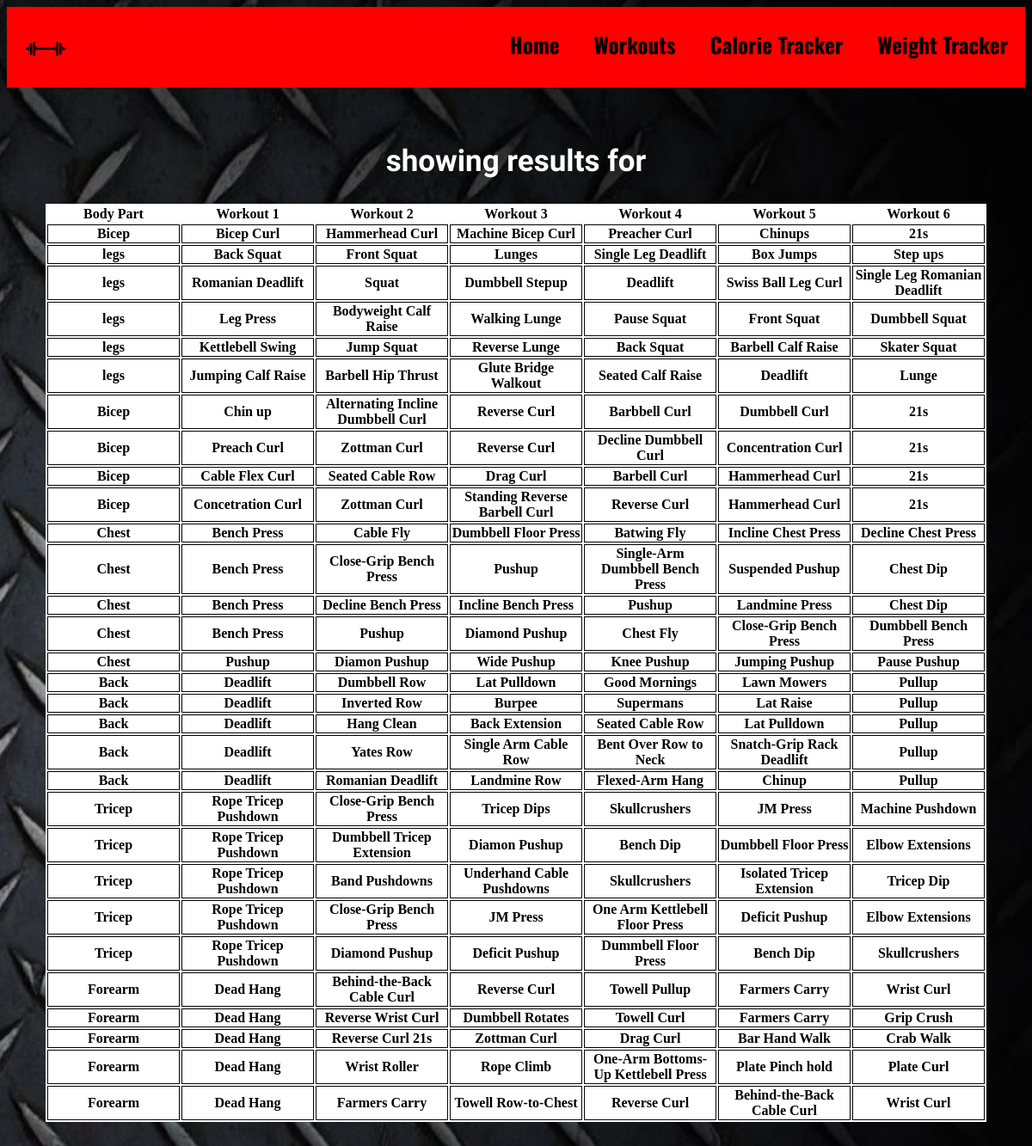
Page /FinalProject/src/php/Search.php on the committed database.
### tables this page shows
CREATE TABLE `premadeworkouts` (
  `id` int(10) UNSIGNED NOT NULL,
  `Bodypart` varchar(50) NOT NULL,
  `workout1` varchar(50) NOT NULL,
  `workout2` varchar(50) NOT NULL,
  `workout3` varchar(50) NOT NULL,
  `workout4` varchar(50) NOT NULL,
  `workout5` varchar(50) NOT NULL,
  `workout6` varchar(50) NOT NULL
);

### FinalProject/src/php/Search.php (the view, shortened to what this page needs)
<?php
include_once 'header.php';
?>
<html>
	<head>
        <link rel="stylesheet" href="../style/Workouts.css"/>
    </head>
<body class="back-image">
	<br><br>
	<table>
	<?php
$search = $_POST['bodypart'];
$servername = "localhost";
$username = "root";
$password = "";
$dbname = "test2";
$conn = new mysqli($servername, $username, $password, $dbname);
	$sql = "SELECT * FROM premadeworkouts WHERE Bodypart LIKE '%$search%'";
	$result = $conn->query($sql);
	echo "<h2 style='text-align:center;'>showing results for $search</h2>";
	echo "<tr><th>Body Part</th><th>Workout 1</th><th>Workout 2</th><th>Workout 3</th><th>Workout 4</th><th>Workout 5</th><th>Workout 6</th></tr>";
	if ($result->num_rows > 0) {
		while ($row = $result->fetch_assoc() ) {
			echo "<tr>";
			echo "<th style='width: 150px; border: 1px solid black;'>";
			echo $row["Bodypart"];
			echo "</th>";
			echo "<th style='width: 150px; border: 1px solid black;'>";
			echo $row["workout1"];
			echo "</th>";
			echo "<th style='width: 150px; border: 1px solid black;'>";
			echo $row["workout2"];
			echo "</th>";
			echo "<th style='width: 150px; border: 1px solid black;'>";
			echo $row["workout3"];
			echo "</th>";
			echo "<th style='width: 150px; border: 1px solid black;'>";
			echo $row["workout4"];
			echo "</th>";
			echo "<th style='width: 150px; border: 1px solid black;'>";
			echo $row["workout5"];
			echo "</th>";
			echo "<th style='width: 150px; border: 1px solid black;'>";
			echo $row["workout6"];
			echo "</th>";
			echo "</tr>";
		}
	} else {
		echo "<h1>0 Results</h1>";
	}
?>
	</table>
	<br><br><br><br><br><br><br><br><br><br><br><br><br><br><br><br><br><br><br><br><br><br><br><br>
	</body>
</html>

### FinalProject/src/php/header.php (shortened to what this page needs)
<!DOCTYPE html>
<html lang ="en">
<head>
<link rel="stylesheet" href="../style/indexstyle.css"/>
</head>
<nav>
	<ul>
		<li style ="float:left; padding: 20px 20px;"><a href="index.php"> <img src="../images/Logo.png" alt="as_logo" style= "width:50px"></a></li>
		<li><a href="WeightTracker.php" class ="nav-bar">Weight Tracker</a></li>
		<li><a href="CalorieTracker.php" class ="nav-bar">Calorie Tracker </a></li>
		<li><a href="Workouts.php" class ="nav-bar">Workouts</a></li>
		<li><a href="index.php" class ="nav-bar"> Home</a></li>
	</ul>
</nav>
<body>
</body>
</html>

### FinalProject/src/style/indexstyle.css (style rules this page uses)
.back-image { background-image: url("../images/background.jpg"); background-position: right; background-repeat: no-repeat; background-size: cover; position: relative; display: block; }
nav ul { list-style-type: none; margin: 0; padding: 0; overflow: hidden; background-color: red; text-decoration: none }
nav li { float: right; text-decoration: none }
.nav-bar { display: block; color: #000; padding: 25px 20px; text-decoration: none; font-family: 'Oswald', sans-serif; color: black; font-size: 25px; font-weight: bold; text-decoration: none }
h2 { font-size: 30px; font-weight: bold; text-align: center; color: white; }

### FinalProject/src/style/Workouts.css (style rules this page uses)
.back-image { background-image: url("../images/background.jpg"); background-position: right; background-repeat: no-repeat; background-size: cover; position: relative; display: block; }
nav ul { list-style-type: none; margin: 0; padding: 0; overflow: hidden; background-color: red; text-decoration: none }
nav li { float: right; text-decoration: none }
.nav-bar { display: block; color: #000; padding: 25px 20px; text-decoration: none; font-family: 'Oswald', sans-serif; color: black; font-size: 25px; font-weight: bold; text-decoration: none }
h2 { font-size: 35px; font-family: 'Work Sans', sans-serif; font-weight: bold; color: white; }
table { margin-left: auto; margin-right: auto; color: black; text-align: center; background-color: white; align-content: center; }
h2 { text-align: center; }

### rows in the picture
premadeworkouts: Bodypart "Bicep", workout1 "Bicep Curl", workout2 "Hammerhead Curl", workout3 "Machine Bicep Curl", workout4 "Preacher Curl", workout5 "Chinups", workout6 "21s"
premadeworkouts: Bodypart "legs", workout1 "Back Squat", workout2 "Front Squat", workout3 "Lunges", workout4 "Single Leg Deadlift", workout5 "Box Jumps", workout6 "Step ups"
premadeworkouts: Bodypart "legs", workout1 "Romanian Deadlift", workout2 "Squat", workout3 "Dumbbell Stepup", workout4 "Deadlift", workout5 "Swiss Ball Leg Curl", workout6 "Single Leg Romanian Deadlift"
premadeworkouts: Bodypart "legs", workout1 "Leg Press", workout2 "Bodyweight Calf Raise", workout3 "Walking Lunge", workout4 "Pause Squat", workout5 "Front Squat", workout6 "Dumbbell Squat"
premadeworkouts: Bodypart "legs", workout1 "Kettlebell Swing", workout2 "Jump Squat", workout3 "Reverse Lunge", workout4 "Back Squat", workout5 "Barbell Calf Raise", workout6 "Skater Squat"
premadeworkouts: Bodypart "legs", workout1 "Jumping Calf Raise", workout2 "Barbell Hip Thrust", workout3 "Glute Bridge Walkout", workout4 "Seated Calf Raise", workout5 "Deadlift", workout6 "Lunge"
premadeworkouts: Bodypart "Bicep", workout1 "Chin up", workout2 "Alternating Incline Dumbbell Curl", workout3 "Reverse Curl", workout4 "Barbbell Curl", workout5 "Dumbbell Curl", workout6 "21s"
premadeworkouts: Bodypart "Bicep", workout1 "Preach Curl", workout2 "Zottman Curl", workout3 "Reverse Curl", workout4 "Decline Dumbbell Curl", workout5 "Concentration Curl", workout6 "21s"
premadeworkouts: Bodypart "Bicep", workout1 "Cable Flex Curl", workout2 "Seated Cable Row", workout3 "Drag Curl", workout4 "Barbell Curl", workout5 "Hammerhead Curl", workout6 "21s"
premadeworkouts: Bodypart "Bicep", workout1 "Concetration Curl", workout2 "Zottman Curl", workout3 "Standing Reverse Barbell Curl", workout4 "Reverse Curl", workout5 "Hammerhead Curl", workout6 "21s"
premadeworkouts: Bodypart "Chest", workout1 "Bench Press", workout2 "Cable Fly", workout3 "Dumbbell Floor Press", workout4 "Batwing Fly", workout5 "Incline Chest Press", workout6 "Decline Chest Press"
premadeworkouts: Bodypart "Chest", workout1 "Bench Press", workout2 "Close-Grip Bench Press", workout3 "Pushup", workout4 "Single-Arm Dumbbell Bench Press", workout5 "Suspended Pushup", workout6 "Chest Dip"
premadeworkouts: Bodypart "Chest", workout1 "Bench Press", workout2 "Decline Bench Press", workout3 "Incline Bench Press", workout4 "Pushup", workout5 "Landmine Press", workout6 "Chest Dip"
premadeworkouts: Bodypart "Chest", workout1 "Bench Press", workout2 "Pushup", workout3 "Diamond Pushup", workout4 "Chest Fly", workout5 "Close-Grip Bench Press", workout6 "Dumbbell Bench Press"
premadeworkouts: Bodypart "Chest", workout1 "Pushup", workout2 "Diamon Pushup", workout3 "Wide Pushup", workout4 "Knee Pushup", workout5 "Jumping Pushup", workout6 "Pause Pushup"
premadeworkouts: Bodypart "Back", workout1 "Deadlift", workout2 "Dumbbell Row", workout3 "Lat Pulldown", workout4 "Good Mornings", workout5 "Lawn Mowers", workout6 "Pullup"
premadeworkouts: Bodypart "Back", workout1 "Deadlift", workout2 "Inverted Row", workout3 "Burpee", workout4 "Supermans", workout5 "Lat Raise", workout6 "Pullup"
premadeworkouts: Bodypart "Back", workout1 "Deadlift", workout2 "Hang Clean", workout3 "Back Extension", workout4 "Seated Cable Row", workout5 "Lat Pulldown", workout6 "Pullup"
premadeworkouts: Bodypart "Back", workout1 "Deadlift", workout2 "Yates Row", workout3 "Single Arm Cable Row", workout4 "Bent Over Row to Neck", workout5 "Snatch-Grip Rack Deadlift", workout6 "Pullup"
premadeworkouts: Bodypart "Back", workout1 "Deadlift", workout2 "Romanian Deadlift", workout3 "Landmine Row", workout4 "Flexed-Arm Hang", workout5 "Chinup", workout6 "Pullup"
premadeworkouts: Bodypart "Tricep", workout1 "Rope Tricep Pushdown", workout2 "Close-Grip Bench Press", workout3 "Tricep Dips", workout4 "Skullcrushers", workout5 "JM Press", workout6 "Machine Pushdown"
premadeworkouts: Bodypart "Tricep", workout1 "Rope Tricep Pushdown", workout2 "Dumbbell Tricep Extension", workout3 "Diamon Pushup", workout4 "Bench Dip", workout5 "Dumbbell Floor Press", workout6 "Elbow Extensions"
premadeworkouts: Bodypart "Tricep", workout1 "Rope Tricep Pushdown", workout2 "Band Pushdowns", workout3 "Underhand Cable Pushdowns", workout4 "Skullcrushers", workout5 "Isolated Tricep Extension", workout6 "Tricep Dip"
premadeworkouts: Bodypart "Tricep", workout1 "Rope Tricep Pushdown", workout2 "Close-Grip Bench Press", workout3 "JM Press", workout4 "One Arm Kettlebell Floor Press", workout5 "Deficit Pushup", workout6 "Elbow Extensions"
premadeworkouts: Bodypart "Tricep", workout1 "Rope Tricep Pushdown", workout2 "Diamond Pushup", workout3 "Deficit Pushup", workout4 "Dummbell Floor Press", workout5 "Bench Dip", workout6 "Skullcrushers"
premadeworkouts: Bodypart "Forearm", workout1 "Dead Hang", workout2 "Behind-the-Back Cable Curl", workout3 "Reverse Curl", workout4 "Towell Pullup", workout5 "Farmers Carry", workout6 "Wrist Curl"
premadeworkouts: Bodypart "Forearm", workout1 "Dead Hang", workout2 "Reverse Wrist Curl", workout3 "Dumbbell Rotates", workout4 "Towell Curl", workout5 "Farmers Carry", workout6 "Grip Crush"
premadeworkouts: Bodypart "Forearm", workout1 "Dead Hang", workout2 "Reverse Curl 21s", workout3 "Zottman Curl", workout4 "Drag Curl", workout5 "Bar Hand Walk", workout6 "Crab Walk"
premadeworkouts: Bodypart "Forearm", workout1 "Dead Hang", workout2 "Wrist Roller", workout3 "Rope Climb", workout4 "One-Arm Bottoms-Up Kettlebell Press", workout5 "Plate Pinch hold", workout6 "Plate Curl"
premadeworkouts: Bodypart "Forearm", workout1 "Dead Hang", workout2 "Farmers Carry", workout3 "Towell Row-to-Chest", workout4 "Reverse Curl", workout5 "Behind-the-Back Cable Curl", workout6 "Wrist Curl"
